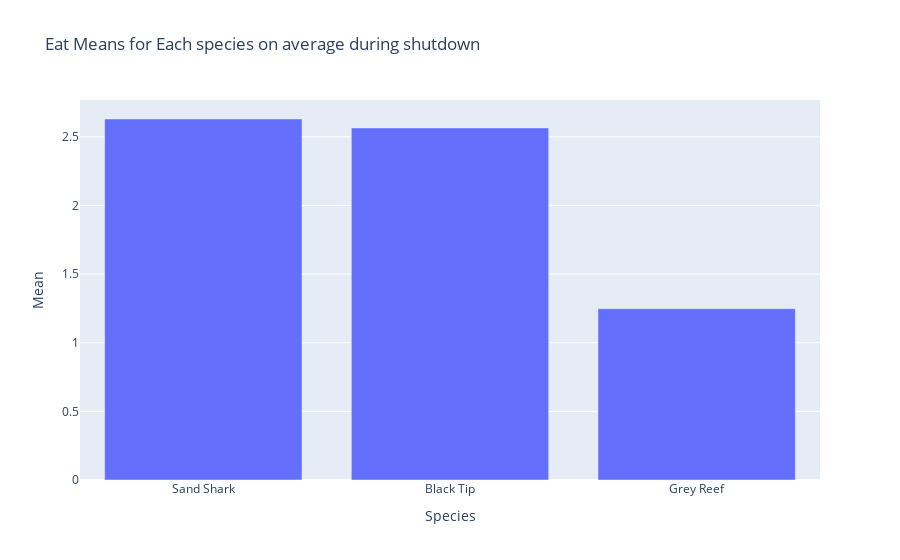

The notebook cell this image was saved under:
### Code cell
#Average Mean Graphs Per Species - During

all_sharks_eat_covid = eat_covid[["All_GR","All_BT","All_SS"]]
all_sharks_eat_covid["All_GR"] = all_sharks_eat_covid["All_GR"] / GR_sharks_feeding_covid
all_sharks_eat_covid["All_BT"] = all_sharks_eat_covid["All_BT"] / BT_sharks_feeding_covid
all_sharks_eat_covid["All_SS"] = all_sharks_eat_covid["All_SS"] / SS_sharks_feeding_covid
all_sharks_eat_covid.columns = ["Grey Reef","Black Tip","Sand Shark"]
eat_covid_means = pd.DataFrame(round(all_sharks_eat_covid.mean(), 3)).reset_index()
eat_covid_means.columns = ["Species","Mean"]
eat_covid_means = eat_covid_means.sort_values(by = "Mean", ascending = False)
print(eat_covid_means)
px.bar(eat_covid_means, x = "Species", y = "Mean", title = "Eat Means for Each species on average during shutdown")

### Figure 1 — Plotly figure (JSON) as saved in the notebook; plotly's stock layout.template omitted (floating-point values rounded to 4 significant figures)
{"data": [{"alignmentgroup": "True", "hovertemplate": "Species=%{x}<br>Mean=%{y}<extra></extra>", "legendgroup": "", "marker": {"color": "#636efa"}, "name": "", "offsetgroup": "", "orientation": "v", "showlegend": false, "textposition": "auto", "type": "bar", "x": ["Sand Shark", "Black Tip", "Grey Reef"], "xaxis": "x", "y": [2.63, 2.565, 1.248], "yaxis": "y"}], "layout": {"barmode": "relative", "legend": {"tracegroupgap": 0}, "title": {"text": "Eat Means for Each species on average during shutdown"}, "xaxis": {"anchor": "y", "domain": [0, 1], "title": {"text": "Species"}}, "yaxis": {"anchor": "x", "domain": [0, 1], "title": {"text": "Mean"}}}}
